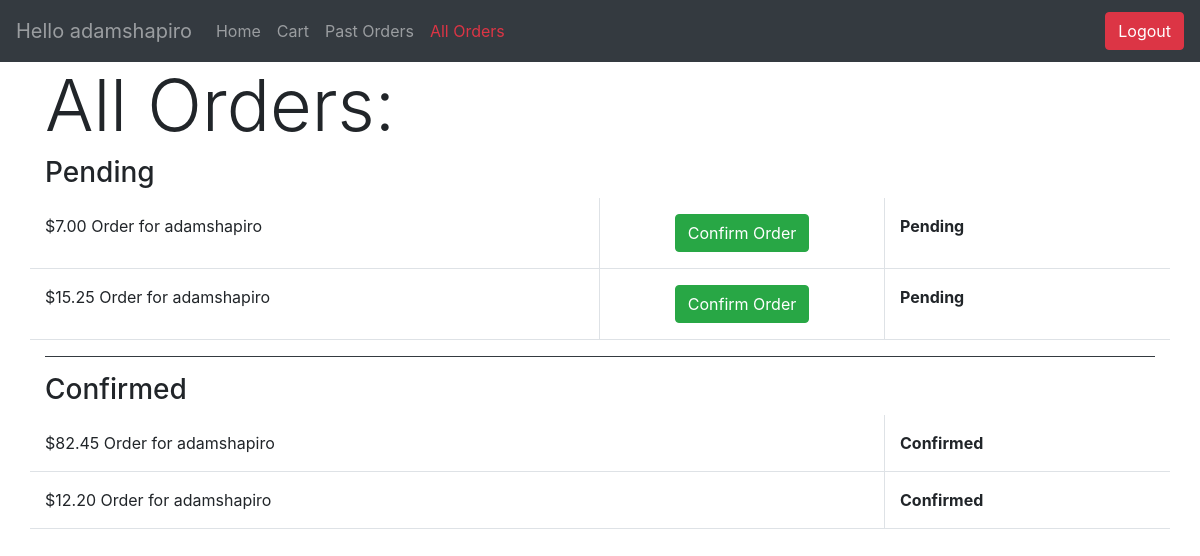
The app's page /all_orders (signed in) with its own data.
### orders/models.py (models this page shows, shortened)
class Order(models.Model):
    STATUS_OPTIONS = (
        ('o', 'ongoing'),
        ('p', 'pending'),
        ('c', 'confirmed')
    )
    user = models.ForeignKey(User, on_delete=models.CASCADE, related_name="orders")
    status = models.CharField(max_length=1, choices=STATUS_OPTIONS, default='p')
    @property
    def total(self):
        sum = 0
        for item in self.items.all():
            sum = sum + item.price
        return sum
    def __str__(self):
        return f"${self.total} Order for {self.user}"

class OrderItem(models.Model):
    food = models.ForeignKey(Food, on_delete=models.CASCADE, related_name="+")
    toppings = models.ManyToManyField(Topping, related_name="+")
    add_ons = models.ManyToManyField(AddOn, related_name="+")
    price = models.DecimalField(max_digits=4, decimal_places=2)
    order = models.ForeignKey(Order, on_delete=models.CASCADE, related_name="items")

### orders/views.py (the view)
# urls.py: path("all_orders", views.all_orders, name="all_orders"),
@staff_member_required(login_url='index')
def all_orders(request):
    user = request.user
    pending = Order.objects.filter(status='p')
    confirmed = Order.objects.filter(status='c')
    context = {
        'user': user,
        'pending': pending,
        'confirmed': confirmed
    }
    return render(request, 'orders/all_orders.html', context)

### orders/templates/orders/all_orders.html (shortened to what this page needs)
{% extends 'orders/layout.html' %}
{% load static %}
{% block body %}
<h1 class="display-3">All Orders:</h1>
<h3>Pending</h3>
<div id="allPending">
    {% for order in pending %}
    <div class="row border-bottom">
        <div class="col-6 border-right py-3">
            <span >{{ order }}</span>
        </div>
        <div class="col-3 border-right py-3 text-center">
            <button class="btn btn-success confirm-order" data-order="{{ order.id }}">
                Confirm Order
            </button>
        </div>
        <div class="col-3 py-3">
            <span class="text-capitalize font-weight-bold">
                {{ order.get_status_display }}
            </span>
        </div>
    </div>
    {% endfor %}
</div>
<h3 class="border-top border-dark w-100 mt-3 pt-3">Confirmed</h3>
<div id="allConfirmed">
    {% for order in confirmed %}
    <div class="row border-bottom">
        <div class="col-9 border-right py-3">
            <span>{{ order }}</span>
        </div>
        <div class="col-3 py-3">
            <span class="text-capitalize font-weight-bold">
                {{ order.get_status_display }}
            </span>
        </div>
    </div>
    {% endfor %}
</div>
{% endblock %}

### orders/templates/orders/layout.html (shortened to what this page needs)
<!DOCTYPE html>
<html>
    <head>
        <link rel="stylesheet" href="https://maxcdn.bootstrapcdn.com/bootstrap/4.0.0/css/bootstrap.min.css">
    </head>
        <body>
            {% if user and user.is_authenticated %}
            <nav class="navbar navbar-expand-lg navbar-dark bg-dark">
                <span class="navbar-brand navbar-text">Hello {{ user.username }}</span>
                <div class="collapse navbar-collapse" id="navbarSupported">
                    <div class="navbar-nav mr-auto">
                        <a class="nav-item nav-link" href="{% url 'index' %}">Home</a>
                        <a class="nav-item nav-link" href="{% url 'cart' %}">Cart</a>
                        <a class="nav-item nav-link" href="{% url 'orders' %}">
                            Past Orders
                        </a>
                        {% if user.is_staff %}
                        <a class="nav-item nav-link text-danger"
                        href="{% url 'all_orders' %}">
                            All Orders
                        </a>
                        {% endif %}
                    </div>
                    <a class="btn btn-danger" href="{% url 'logout' %}">Logout</a>
                </div>
            </nav>
            {% endif %}
            <div class="container">
                {% block body %}{% endblock %}
            </div>
        </body>
</html>

### records on screen
Order: id+user "$7.00 Order for adamshapiro", status "Pending"
Order: id+user "$15.25 Order for adamshapiro", status "Pending"
Order: id+user "$82.45 Order for adamshapiro", status "Confirmed"
Order: id+user "$12.20 Order for adamshapiro", status "Confirmed"

### other values on screen
{{ user.username }} "adamshapiro"
